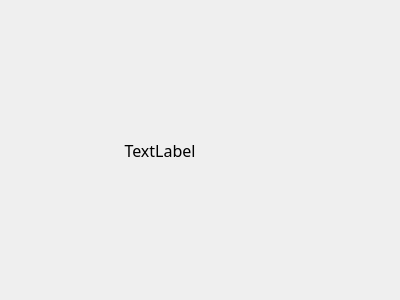
<?xml version="1.0" encoding="UTF-8"?>
<ui version="4.0">
 <class>Message</class>
 <widget class="QWidget" name="Message">
  <property name="geometry">
   <rect>
    <x>0</x>
    <y>0</y>
    <width>400</width>
    <height>300</height>
   </rect>
  </property>
  <property name="windowTitle">
   <string>Form</string>
  </property>
  <widget class="QLabel" name="message">
   <property name="geometry">
    <rect>
     <x>60</x>
     <y>90</y>
     <width>200</width>
     <height>120</height>
    </rect>
   </property>
   <property name="font">
    <font>
     <family>微软雅黑</family>
     <pointsize>12</pointsize>
    </font>
   </property>
   <property name="text">
    <string>TextLabel</string>
   </property>
   <property name="alignment">
    <set>Qt::AlignCenter</set>
   </property>
  </widget>
 </widget>
 <resources/>
 <connections/>
</ui>
